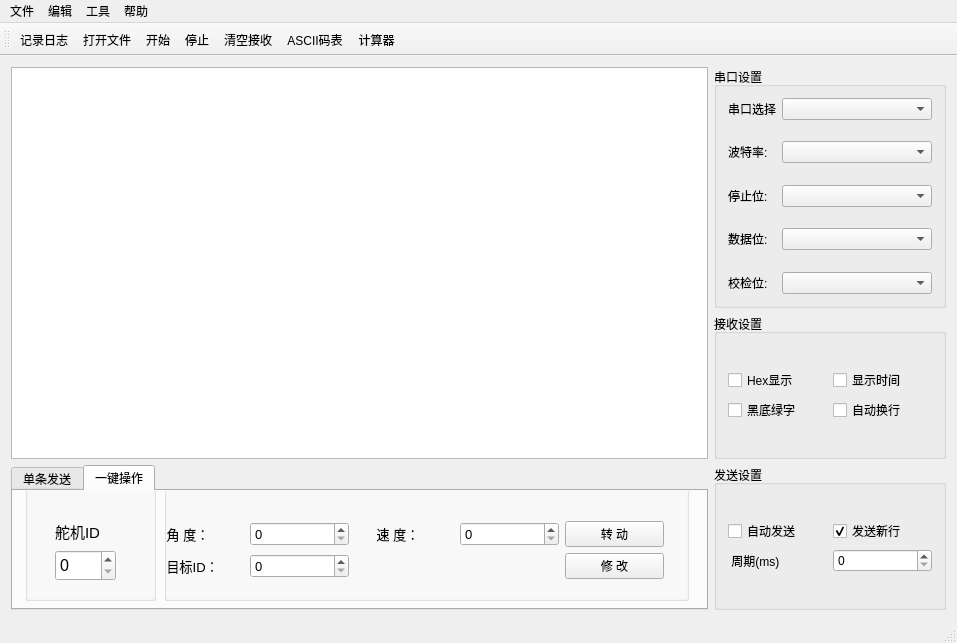
<?xml version="1.0" encoding="UTF-8"?>
<ui version="4.0">
 <class>MainWindow</class>
 <widget class="QMainWindow" name="MainWindow">
  <property name="geometry">
   <rect>
    <x>0</x>
    <y>0</y>
    <width>957</width>
    <height>643</height>
   </rect>
  </property>
  <property name="windowTitle">
   <string>MainWindow</string>
  </property>
  <widget class="QWidget" name="centralWidget">
   <layout class="QGridLayout" name="gridLayout_2" rowstretch="5,3,3" columnstretch="3,1">
    <item row="0" column="0" rowspan="2">
     <widget class="QTextBrowser" name="receiveTextBrowser">
      <property name="styleSheet">
       <string notr="true">alternate-background-color: rgb(0, 0, 0);</string>
      </property>
     </widget>
    </item>
    <item row="0" column="1">
     <widget class="QGroupBox" name="groupBox">
      <property name="title">
       <string>串口设置</string>
      </property>
      <layout class="QGridLayout" name="gridLayout_4">
       <item row="0" column="0">
        <layout class="QFormLayout" name="formLayout">
         <item row="0" column="0">
          <widget class="QLabel" name="label_7">
           <property name="text">
            <string>串口选择</string>
           </property>
          </widget>
         </item>
         <item row="0" column="1">
          <widget class="QComboBox" name="cbPort"/>
         </item>
         <item row="2" column="0">
          <widget class="QLabel" name="label">
           <property name="text">
            <string>波特率:</string>
           </property>
          </widget>
         </item>
         <item row="2" column="1">
          <widget class="QComboBox" name="cbBaud"/>
         </item>
         <item row="4" column="0">
          <widget class="QLabel" name="label_2">
           <property name="text">
            <string>停止位:</string>
           </property>
          </widget>
         </item>
         <item row="4" column="1">
          <widget class="QComboBox" name="cbStop"/>
         </item>
         <item row="6" column="0">
          <widget class="QLabel" name="label_3">
           <property name="text">
            <string>数据位:</string>
           </property>
          </widget>
         </item>
         <item row="6" column="1">
          <widget class="QComboBox" name="cbData"/>
         </item>
         <item row="8" column="0">
          <widget class="QLabel" name="label_4">
           <property name="text">
            <string>校检位:</string>
           </property>
          </widget>
         </item>
         <item row="8" column="1">
          <widget class="QComboBox" name="cbCheck"/>
         </item>
         <item row="1" column="1">
          <spacer name="verticalSpacer">
           <property name="orientation">
            <enum>Qt::Vertical</enum>
           </property>
           <property name="sizeHint" stdset="0">
            <size>
             <width>20</width>
             <height>40</height>
            </size>
           </property>
          </spacer>
         </item>
         <item row="3" column="1">
          <spacer name="verticalSpacer_2">
           <property name="orientation">
            <enum>Qt::Vertical</enum>
           </property>
           <property name="sizeHint" stdset="0">
            <size>
             <width>20</width>
             <height>40</height>
            </size>
           </property>
          </spacer>
         </item>
         <item row="5" column="1">
          <spacer name="verticalSpacer_3">
           <property name="orientation">
            <enum>Qt::Vertical</enum>
           </property>
           <property name="sizeHint" stdset="0">
            <size>
             <width>20</width>
             <height>40</height>
            </size>
           </property>
          </spacer>
         </item>
         <item row="7" column="1">
          <spacer name="verticalSpacer_4">
           <property name="orientation">
            <enum>Qt::Vertical</enum>
           </property>
           <property name="sizeHint" stdset="0">
            <size>
             <width>20</width>
             <height>40</height>
            </size>
           </property>
          </spacer>
         </item>
        </layout>
       </item>
      </layout>
     </widget>
    </item>
    <item row="1" column="1">
     <widget class="QGroupBox" name="groupBox_2">
      <property name="title">
       <string>接收设置</string>
      </property>
      <layout class="QGridLayout" name="gridLayout_6">
       <item row="0" column="0">
        <layout class="QGridLayout" name="gridLayout_9">
         <property name="sizeConstraint">
          <enum>QLayout::SetDefaultConstraint</enum>
         </property>
         <item row="0" column="0">
          <widget class="QCheckBox" name="hexcheckBox">
           <property name="text">
            <string>Hex显示</string>
           </property>
          </widget>
         </item>
         <item row="0" column="1">
          <widget class="QCheckBox" name="timecheckBox">
           <property name="text">
            <string>显示时间</string>
           </property>
          </widget>
         </item>
         <item row="1" column="0">
          <widget class="QCheckBox" name="wordcheckBox">
           <property name="text">
            <string>黑底绿字</string>
           </property>
           <property name="checked">
            <bool>false</bool>
           </property>
          </widget>
         </item>
         <item row="1" column="1">
          <widget class="QCheckBox" name="rowcheckBox">
           <property name="text">
            <string>自动换行</string>
           </property>
           <property name="checked">
            <bool>false</bool>
           </property>
           <property name="tristate">
            <bool>false</bool>
           </property>
          </widget>
         </item>
        </layout>
       </item>
      </layout>
     </widget>
    </item>
    <item row="2" column="0">
     <widget class="QTabWidget" name="tabWidget">
      <property name="tabShape">
       <enum>QTabWidget::Rounded</enum>
      </property>
      <property name="currentIndex">
       <number>1</number>
      </property>
      <widget class="QWidget" name="tab">
       <attribute name="title">
        <string>单条发送</string>
       </attribute>
       <layout class="QGridLayout" name="gridLayout_5">
        <item row="0" column="0">
         <layout class="QGridLayout" name="gridLayout">
          <item row="2" column="2">
           <layout class="QVBoxLayout" name="verticalLayout_2">
            <item>
             <widget class="QPushButton" name="sendInfo">
              <property name="text">
               <string>发 送</string>
              </property>
             </widget>
            </item>
            <item>
             <widget class="QPushButton" name="clearSend">
              <property name="text">
               <string>清 空</string>
              </property>
             </widget>
            </item>
           </layout>
          </item>
          <item row="2" column="0">
           <widget class="QTextEdit" name="writeInfo">
            <property name="styleSheet">
             <string notr="true"/>
            </property>
            <property name="html">
             <string>&lt;!DOCTYPE HTML PUBLIC &quot;-//W3C//DTD HTML 4.0//EN&quot; &quot;http://www.w3.org/TR/REC-html40/strict.dtd&quot;&gt;
&lt;html&gt;&lt;head&gt;&lt;meta name=&quot;qrichtext&quot; content=&quot;1&quot; /&gt;&lt;style type=&quot;text/css&quot;&gt;
p, li { white-space: pre-wrap; }
&lt;/style&gt;&lt;/head&gt;&lt;body style=&quot; font-family:'SimSun'; font-size:8.86154pt; font-weight:400; font-style:normal;&quot;&gt;
&lt;p style=&quot;-qt-paragraph-type:empty; margin-top:0px; margin-bottom:0px; margin-left:0px; margin-right:0px; -qt-block-indent:0; text-indent:0px; font-size:8.86154pt;&quot;&gt;&lt;br /&gt;&lt;/p&gt;&lt;/body&gt;&lt;/html&gt;</string>
            </property>
           </widget>
          </item>
         </layout>
        </item>
       </layout>
      </widget>
      <widget class="QWidget" name="tab_2">
       <attribute name="title">
        <string>一键操作</string>
       </attribute>
       <widget class="QGroupBox" name="groupBox_4">
        <property name="geometry">
         <rect>
          <x>12</x>
          <y>-11</y>
          <width>131</width>
          <height>121</height>
         </rect>
        </property>
        <property name="title">
         <string/>
        </property>
        <property name="flat">
         <bool>true</bool>
        </property>
        <widget class="QLabel" name="label_5">
         <property name="geometry">
          <rect>
           <x>30</x>
           <y>40</y>
           <width>60</width>
           <height>23</height>
          </rect>
         </property>
         <property name="text">
          <string>&lt;html&gt;&lt;head/&gt;&lt;body&gt;&lt;p&gt;&lt;span style=&quot; font-size:11pt;&quot;&gt;舵机ID&lt;/span&gt;&lt;/p&gt;&lt;/body&gt;&lt;/html&gt;</string>
         </property>
        </widget>
        <widget class="QSpinBox" name="ID">
         <property name="geometry">
          <rect>
           <x>30</x>
           <y>70</y>
           <width>61</width>
           <height>31</height>
          </rect>
         </property>
         <property name="font">
          <font>
           <pointsize>12</pointsize>
          </font>
         </property>
        </widget>
       </widget>
       <widget class="QGroupBox" name="groupBox_5">
        <property name="geometry">
         <rect>
          <x>151</x>
          <y>-11</y>
          <width>525</width>
          <height>121</height>
         </rect>
        </property>
        <property name="title">
         <string/>
        </property>
        <widget class="QWidget" name="gridLayoutWidget_3">
         <property name="geometry">
          <rect>
           <x>-30</x>
           <y>30</y>
           <width>541</width>
           <height>81</height>
          </rect>
         </property>
         <layout class="QGridLayout" name="gridLayout_3">
          <item row="1" column="1">
           <widget class="QSpinBox" name="ID2">
            <property name="font">
             <font>
              <pointsize>10</pointsize>
             </font>
            </property>
           </widget>
          </item>
          <item row="1" column="0">
           <widget class="QLabel" name="label_11">
            <property name="font">
             <font>
              <pointsize>10</pointsize>
             </font>
            </property>
            <property name="text">
             <string>      目标ID：</string>
            </property>
           </widget>
          </item>
          <item row="0" column="0">
           <widget class="QLabel" name="label_8">
            <property name="font">
             <font>
              <pointsize>10</pointsize>
             </font>
            </property>
            <property name="text">
             <string>      角 度：</string>
            </property>
           </widget>
          </item>
          <item row="0" column="1">
           <widget class="QSpinBox" name="angle">
            <property name="font">
             <font>
              <pointsize>10</pointsize>
             </font>
            </property>
            <property name="maximum">
             <number>1023</number>
            </property>
            <property name="singleStep">
             <number>100</number>
            </property>
           </widget>
          </item>
          <item row="0" column="2">
           <widget class="QLabel" name="label_10">
            <property name="font">
             <font>
              <pointsize>10</pointsize>
             </font>
            </property>
            <property name="text">
             <string>      速 度：</string>
            </property>
           </widget>
          </item>
          <item row="0" column="3">
           <widget class="QSpinBox" name="sp">
            <property name="font">
             <font>
              <pointsize>10</pointsize>
             </font>
            </property>
            <property name="maximum">
             <number>1023</number>
            </property>
            <property name="singleStep">
             <number>100</number>
            </property>
           </widget>
          </item>
          <item row="0" column="4">
           <widget class="QPushButton" name="turn">
            <property name="text">
             <string>转 动</string>
            </property>
           </widget>
          </item>
          <item row="1" column="4">
           <widget class="QPushButton" name="modify">
            <property name="text">
             <string>修 改</string>
            </property>
           </widget>
          </item>
         </layout>
        </widget>
       </widget>
      </widget>
     </widget>
    </item>
    <item row="2" column="1">
     <widget class="QGroupBox" name="groupBox_3">
      <property name="title">
       <string>发送设置</string>
      </property>
      <layout class="QGridLayout" name="gridLayout_7">
       <item row="0" column="0">
        <layout class="QGridLayout" name="gridLayout_8">
         <item row="0" column="0">
          <widget class="QCheckBox" name="autocheckBox">
           <property name="text">
            <string>自动发送</string>
           </property>
          </widget>
         </item>
         <item row="0" column="1">
          <widget class="QCheckBox" name="newcheckBox">
           <property name="text">
            <string>发送新行</string>
           </property>
           <property name="checked">
            <bool>true</bool>
           </property>
          </widget>
         </item>
         <item row="1" column="0">
          <widget class="QLabel" name="label_9">
           <property name="text">
            <string> 周期(ms)</string>
           </property>
          </widget>
         </item>
         <item row="1" column="1">
          <widget class="QSpinBox" name="cycle">
           <property name="maximum">
            <number>1000000</number>
           </property>
           <property name="singleStep">
            <number>10</number>
           </property>
          </widget>
         </item>
        </layout>
       </item>
      </layout>
     </widget>
    </item>
   </layout>
  </widget>
  <widget class="QMenuBar" name="menuBar">
   <property name="geometry">
    <rect>
     <x>0</x>
     <y>0</y>
     <width>957</width>
     <height>27</height>
    </rect>
   </property>
   <widget class="QMenu" name="menu12">
    <property name="title">
     <string>文件</string>
    </property>
    <addaction name="openFile"/>
    <addaction name="log"/>
    <addaction name="lookLog"/>
    <addaction name="exit"/>
   </widget>
   <widget class="QMenu" name="menu">
    <property name="title">
     <string>编辑</string>
    </property>
    <addaction name="start"/>
    <addaction name="stop"/>
    <addaction name="clear"/>
   </widget>
   <widget class="QMenu" name="menu_3">
    <property name="title">
     <string>工具</string>
    </property>
    <addaction name="caculate"/>
    <addaction name="ASCII"/>
   </widget>
   <widget class="QMenu" name="menu_4">
    <property name="title">
     <string>帮助</string>
    </property>
    <addaction name="versionInf"/>
    <addaction name="aboutUs"/>
   </widget>
   <addaction name="menu12"/>
   <addaction name="menu"/>
   <addaction name="menu_3"/>
   <addaction name="menu_4"/>
  </widget>
  <widget class="QToolBar" name="mainToolBar">
   <attribute name="toolBarArea">
    <enum>TopToolBarArea</enum>
   </attribute>
   <attribute name="toolBarBreak">
    <bool>false</bool>
   </attribute>
   <addaction name="log"/>
   <addaction name="openFile"/>
   <addaction name="start"/>
   <addaction name="stop"/>
   <addaction name="clear"/>
   <addaction name="ASCII"/>
   <addaction name="caculate"/>
  </widget>
  <widget class="QStatusBar" name="statusBar"/>
  <action name="openFile">
   <property name="icon">
    <iconset resource="imageResource.qrc">
     <normaloff>:/icon/icons/file.ico</normaloff>:/icon/icons/file.ico</iconset>
   </property>
   <property name="text">
    <string>打开文件</string>
   </property>
   <property name="toolTip">
    <string>打开文件</string>
   </property>
  </action>
  <action name="versionInf">
   <property name="icon">
    <iconset resource="imageResource.qrc">
     <normaloff>:/icon/icons/version.ico</normaloff>:/icon/icons/version.ico</iconset>
   </property>
   <property name="text">
    <string>版本信息</string>
   </property>
  </action>
  <action name="aboutUs">
   <property name="icon">
    <iconset resource="imageResource.qrc">
     <normaloff>:/icon/icons/us.ico</normaloff>:/icon/icons/us.ico</iconset>
   </property>
   <property name="text">
    <string>关于我们</string>
   </property>
  </action>
  <action name="log">
   <property name="checkable">
    <bool>true</bool>
   </property>
   <property name="icon">
    <iconset resource="imageResource.qrc">
     <normaloff>:/icon/icons/log.ico</normaloff>:/icon/icons/log.ico</iconset>
   </property>
   <property name="text">
    <string>记录日志</string>
   </property>
  </action>
  <action name="exit">
   <property name="icon">
    <iconset resource="imageResource.qrc">
     <normaloff>:/icon/icons/exit.ico</normaloff>:/icon/icons/exit.ico</iconset>
   </property>
   <property name="text">
    <string>退出</string>
   </property>
  </action>
  <action name="start">
   <property name="icon">
    <iconset resource="imageResource.qrc">
     <normaloff>:/icon/icons/start.ico</normaloff>:/icon/icons/start.ico</iconset>
   </property>
   <property name="text">
    <string>开始</string>
   </property>
  </action>
  <action name="stop">
   <property name="icon">
    <iconset resource="imageResource.qrc">
     <normaloff>:/icon/icons/stop.ico</normaloff>:/icon/icons/stop.ico</iconset>
   </property>
   <property name="text">
    <string>停止</string>
   </property>
  </action>
  <action name="clear">
   <property name="icon">
    <iconset resource="imageResource.qrc">
     <normaloff>:/icon/icons/clear.ico</normaloff>:/icon/icons/clear.ico</iconset>
   </property>
   <property name="text">
    <string>清空接收</string>
   </property>
  </action>
  <action name="serialSet">
   <property name="text">
    <string>串口</string>
   </property>
  </action>
  <action name="receiveSet">
   <property name="text">
    <string>接收</string>
   </property>
  </action>
  <action name="sendSet">
   <property name="text">
    <string>发送</string>
   </property>
  </action>
  <action name="logSet">
   <property name="text">
    <string>日志</string>
   </property>
  </action>
  <action name="displaySet">
   <property name="text">
    <string>显示</string>
   </property>
  </action>
  <action name="caculate">
   <property name="icon">
    <iconset resource="imageResource.qrc">
     <normaloff>:/icon/icons/caculate.ico</normaloff>:/icon/icons/caculate.ico</iconset>
   </property>
   <property name="text">
    <string>计算器</string>
   </property>
  </action>
  <action name="ASCII">
   <property name="icon">
    <iconset resource="imageResource.qrc">
     <normaloff>:/icon/icons/ASCII.ico</normaloff>:/icon/icons/ASCII.ico</iconset>
   </property>
   <property name="text">
    <string>ASCII码表</string>
   </property>
  </action>
  <action name="lookLog">
   <property name="icon">
    <iconset resource="imageResource.qrc">
     <normaloff>:/icon/icons/look.ico</normaloff>:/icon/icons/look.ico</iconset>
   </property>
   <property name="text">
    <string>查看日志</string>
   </property>
  </action>
 </widget>
 <layoutdefault spacing="6" margin="11"/>
 <resources>
  <include location="imageResource.qrc"/>
 </resources>
 <connections/>
</ui>
